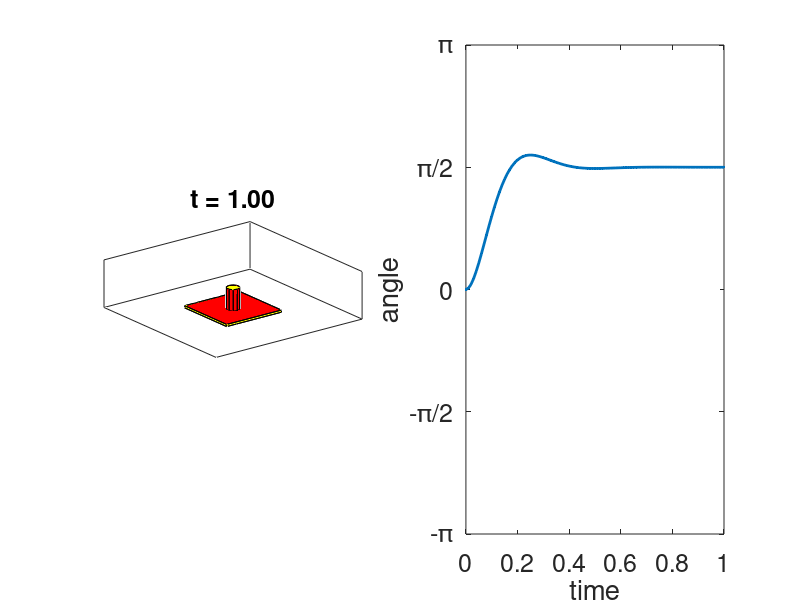

MATLAB code for this plot:
function hw3prob01

% %% simulation written by Professor Bretl
% Lines 3-16 Steven Macenski
A = [0 1;0 -.2];
B = [0;.2];
C = [1 0];
K1 = [303.4323 45.0520];
A1 = A-B*K1;
[y,t] = step(ss(A1,B*K1(1)*(pi/2),C,0));


t = 0:1e-2:1;

% VISUALIZE THE RESULTS
visualize(y,t);

function visualize(y,t)
iCur = 1;
fig = UpdateRobot([],y,t,iCur);
pause(1);
tic
while (toc<max(t))
    iNext = find(toc>t,1,'last');
    if (~isempty(iNext)&&(iNext>iCur))
        iCur = iNext;
        fig = UpdateRobot(fig,y,t,iCur);
    end
end
fig = UpdateRobot(fig,y,t,length(t));


function fig = UpdateRobot(fig,y,t,icur)
if (isempty(fig))
    % Create figure
    clf;
    fig.leftaxes = subplot(1,2,1);
    set(gcf,'renderer','opengl');
    axis equal;
    axis(1*[-1 1 -1 1 -0.05 0.5]);
    axis manual;
    hold on;
    view([90-37.5,20]);
    % Make axes pretty
    set(gca,'xtick',[],'ytick',[],'ztick',[]);
    box on;
    set(gca,'projection','perspective');
    % Create robot
    [p,f,c] = makebox(1,0.25,0.1,[0.25;0;0.175]);
    fig.obj(1) = MakeObj(p,f,c);
    [p,f,c] = makebox(0.1,0.35,0.2,[0.8;0;0.175]);
    fig.obj(end+1) = MakeObj(p,f,c);
    [p,f,c] = makebox(0.1,0.05,0.15,[0.9;0.075;0.175]);
    fig.obj(end+1) = MakeObj(p,f,c);
    [p,f,c] = makebox(0.1,0.05,0.15,[0.9;-0.075;0.175]);
    fig.obj(end+1) = MakeObj(p,f,c);
    [p,f,c] = makecylinder(0.075,0.25,[0;0;.125]);
    fig.obj(end+1) = MakeObj(p,f,c);
    [p,f,c] = makebox(0.75,0.75,0.025,[0;0;0]);
    fig.obj(end+1) = MakeObj(p,f,c);
    fig.nobj = 4;
    fig.rightaxes = subplot(1,2,2);
    axis([t(1) t(end) -pi pi]);
    axis manual;
    hold on;
    set(gca,'fontsize',18);
    box on;
    xlabel('time');
    ylabel('angle');
    set(gca,'ytick',[-pi -pi/2 0 pi/2 pi]);
    set(gca,'yticklabel',{'-\pi','-\pi/2','0','\pi/2','\pi'});
    fig.output = plot(t(1:icur),y(1:icur),'linewidth',2);
end
R = rotZ(y(icur));
for i=1:fig.nobj
    p0 = R*fig.obj(i).p;
    set(fig.obj(i).h,'vertices',p0');
    set(fig.output,'xdata',t(1:icur),'ydata',y(1:icur));
end
axes(fig.leftaxes);
title(sprintf('t = %.2f',t(icur)),'fontsize',18);
drawnow;

function R = rotX(h)
R = [1 0 0; 0 cos(h) -sin(h); 0 sin(h) cos(h)];

function R = rotY(h)
R = [cos(h) 0 sin(h); 0 1 0; -sin(h) 0 cos(h)];

function R = rotZ(h)
R = [cos(h) -sin(h) 0; sin(h) cos(h) 0; 0 0 1];

function obj = MakeObj(p,f,c)
obj.p = p;
obj.f = f;
obj.c = c;
obj.h = patch('Vertices',p','Faces',f,'CData',c,'FaceColor','flat');

function [verts,faces,colors] = makebox(x,y,z,delta)
verts = [0 x x 0 0 x x 0; 0 0 0 0 y y y y; 0 0 z z 0 0 z z];
verts(1,:) = verts(1,:)-(x/2);
verts(2,:) = verts(2,:)-(y/2);
verts(3,:) = verts(3,:)-(z/2);
verts = verts + repmat(delta,1,size(verts,2));
faces = [1 2 3 4; 2 6 7 3; 6 5 8 7; 5 1 4 8; 4 3 7 8; 5 6 2 1];
colors(:,:,1) = 1*ones(1,size(faces,1));
colors(:,:,2) = 1*ones(1,size(faces,1));
colors(:,:,3) = 0*ones(1,size(faces,1));
colors(1,5,1) = 1;
colors(1,5,2) = 0;
colors(1,5,3) = 0;

function [verts,faces,colors] = makecylinder(radius,height,delta)
[x,y,z] = cylinder(radius,10);
x = x(:)';  y = y(:)'; 
z(1,:) = -height/2; z(2,:)= height/2; z = z(:)';
nverts = length(x);
nfaces = (length(x)-2) / 2;
verts = [x; y; z];
verts = verts + repmat(delta,1,size(verts,2));
faces = nan(nfaces,nverts/2);
faces(:,1) = 1:2:nverts-2; 
faces(:,2) = 3:2:nverts; 
faces(:,3) = 4:2:nverts; 
faces(:,4) = 2:2:nverts-2;
faces(end+1,:) = 1:2:nverts; 
faces(end+1,:) = 2:2:nverts;
nfaces = nfaces + 2;
colors = zeros(1,nfaces,3);
colors(:,:,1) = 1;
colors(:,end,2) = 1;
colors(:,end-1,1) = 0.5;
